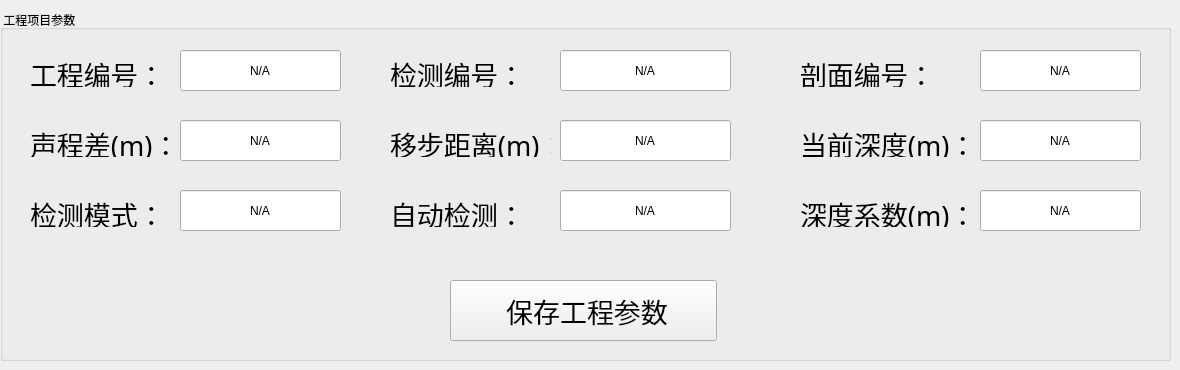
     <widget class="QWidget" name="tab">
      <attribute name="title">
       <string> 工程参数</string>
      </attribute>
      <widget class="QGroupBox" name="groupBox_4">
       <property name="geometry">
        <rect>
         <x>0</x>
         <y>10</y>
         <width>1171</width>
         <height>351</height>
        </rect>
       </property>
       <property name="layoutDirection">
        <enum>Qt::LeftToRight</enum>
       </property>
       <property name="title">
        <string> 工程项目参数</string>
       </property>
       <widget class="QPushButton" name="pbtSaveIP_2">
        <property name="geometry">
         <rect>
          <x>450</x>
          <y>270</y>
          <width>267</width>
          <height>61</height>
         </rect>
        </property>
        <property name="minimumSize">
         <size>
          <width>0</width>
          <height>40</height>
         </size>
        </property>
        <property name="font">
         <font>
          <family>SimSun-ExtB</family>
          <pointsize>20</pointsize>
         </font>
        </property>
        <property name="text">
         <string> 保存工程参数</string>
        </property>
       </widget>
       <widget class="QLineEdit" name="LineEditListening_Port_2">
        <property name="geometry">
         <rect>
          <x>180</x>
          <y>40</y>
          <width>161</width>
          <height>41</height>
         </rect>
        </property>
        <property name="text">
         <string>N/A</string>
        </property>
        <property name="alignment">
         <set>Qt::AlignCenter</set>
        </property>
       </widget>
       <widget class="QLabel" name="label_9">
        <property name="geometry">
         <rect>
          <x>390</x>
          <y>50</y>
          <width>141</width>
          <height>27</height>
         </rect>
        </property>
        <property name="minimumSize">
         <size>
          <width>0</width>
          <height>0</height>
         </size>
        </property>
        <property name="font">
         <font>
          <family>SimSun-ExtB</family>
          <pointsize>20</pointsize>
         </font>
        </property>
        <property name="text">
         <string>检测编号：</string>
        </property>
       </widget>
       <widget class="QLabel" name="label_10">
        <property name="geometry">
         <rect>
          <x>30</x>
          <y>50</y>
          <width>141</width>
          <height>27</height>
         </rect>
        </property>
        <property name="minimumSize">
         <size>
          <width>0</width>
          <height>0</height>
         </size>
        </property>
        <property name="font">
         <font>
          <family>SimSun-ExtB</family>
          <pointsize>20</pointsize>
         </font>
        </property>
        <property name="text">
         <string>工程编号：</string>
        </property>
       </widget>
       <widget class="QLineEdit" name="LineEditListening_Port_3">
        <property name="geometry">
         <rect>
          <x>560</x>
          <y>40</y>
          <width>171</width>
          <height>41</height>
         </rect>
        </property>
        <property name="text">
         <string>N/A</string>
        </property>
        <property name="alignment">
         <set>Qt::AlignCenter</set>
        </property>
       </widget>
       <widget class="QLabel" name="label_11">
        <property name="geometry">
         <rect>
          <x>800</x>
          <y>50</y>
          <width>141</width>
          <height>27</height>
         </rect>
        </property>
        <property name="minimumSize">
         <size>
          <width>0</width>
          <height>0</height>
         </size>
        </property>
        <property name="font">
         <font>
          <family>SimSun-ExtB</family>
          <pointsize>20</pointsize>
         </font>
        </property>
        <property name="text">
         <string>剖面编号：</string>
        </property>
       </widget>
       <widget class="QLineEdit" name="LineEditListening_Port_4">
        <property name="geometry">
         <rect>
          <x>980</x>
          <y>40</y>
          <width>161</width>
          <height>41</height>
         </rect>
        </property>
        <property name="text">
         <string>N/A</string>
        </property>
        <property name="alignment">
         <set>Qt::AlignCenter</set>
        </property>
       </widget>
       <widget class="QLineEdit" name="LineEditListening_Port_5">
        <property name="geometry">
         <rect>
          <x>980</x>
          <y>110</y>
          <width>161</width>
          <height>41</height>
         </rect>
        </property>
        <property name="text">
         <string>N/A</string>
        </property>
        <property name="alignment">
         <set>Qt::AlignCenter</set>
        </property>
       </widget>
       <widget class="QLabel" name="label_12">
        <property name="geometry">
         <rect>
          <x>800</x>
          <y>120</y>
          <width>171</width>
          <height>27</height>
         </rect>
        </property>
        <property name="minimumSize">
         <size>
          <width>0</width>
          <height>0</height>
         </size>
        </property>
        <property name="font">
         <font>
          <family>SimSun-ExtB</family>
          <pointsize>20</pointsize>
         </font>
        </property>
        <property name="text">
         <string>当前深度(m)：</string>
        </property>
       </widget>
       <widget class="QLineEdit" name="LineEditListening_Port_6">
        <property name="geometry">
         <rect>
          <x>180</x>
          <y>110</y>
          <width>161</width>
          <height>41</height>
         </rect>
        </property>
        <property name="text">
         <string>N/A</string>
        </property>
        <property name="alignment">
         <set>Qt::AlignCenter</set>
        </property>
       </widget>
       <widget class="QLabel" name="label_15">
        <property name="geometry">
         <rect>
          <x>390</x>
          <y>120</y>
          <width>161</width>
          <height>27</height>
         </rect>
        </property>
        <property name="minimumSize">
         <size>
          <width>0</width>
          <height>0</height>
         </size>
        </property>
        <property name="font">
         <font>
          <family>SimSun-ExtB</family>
          <pointsize>20</pointsize>
         </font>
        </property>
        <property name="text">
         <string>移步距离(m)：</string>
        </property>
       </widget>
       <widget class="QLineEdit" name="LineEditListening_Port_7">
        <property name="geometry">
         <rect>
          <x>560</x>
          <y>110</y>
          <width>171</width>
          <height>41</height>
         </rect>
        </property>
        <property name="text">
         <string>N/A</string>
        </property>
        <property name="alignment">
         <set>Qt::AlignCenter</set>
        </property>
       </widget>
       <widget class="QLabel" name="label_18">
        <property name="geometry">
         <rect>
          <x>30</x>
          <y>120</y>
          <width>141</width>
          <height>27</height>
         </rect>
        </property>
        <property name="minimumSize">
         <size>
          <width>0</width>
          <height>0</height>
         </size>
        </property>
        <property name="font">
         <font>
          <family>SimSun-ExtB</family>
          <pointsize>20</pointsize>
         </font>
        </property>
        <property name="text">
         <string>声程差(m)：</string>
        </property>
       </widget>
       <widget class="QLabel" name="label_20">
        <property name="geometry">
         <rect>
          <x>800</x>
          <y>190</y>
          <width>171</width>
          <height>27</height>
         </rect>
        </property>
        <property name="minimumSize">
         <size>
          <width>0</width>
          <height>0</height>
         </size>
        </property>
        <property name="font">
         <font>
          <family>SimSun-ExtB</family>
          <pointsize>20</pointsize>
         </font>
        </property>
        <property name="text">
         <string>深度系数(m)：</string>
        </property>
       </widget>
       <widget class="QLineEdit" name="LineEditListening_Port_8">
        <property name="geometry">
         <rect>
          <x>560</x>
          <y>180</y>
          <width>171</width>
          <height>41</height>
         </rect>
        </property>
        <property name="text">
         <string>N/A</string>
        </property>
        <property name="alignment">
         <set>Qt::AlignCenter</set>
        </property>
       </widget>
       <widget class="QLineEdit" name="LineEditListening_Port_9">
        <property name="geometry">
         <rect>
          <x>180</x>
          <y>180</y>
          <width>161</width>
          <height>41</height>
         </rect>
        </property>
        <property name="text">
         <string>N/A</string>
        </property>
        <property name="alignment">
         <set>Qt::AlignCenter</set>
        </property>
       </widget>
       <widget class="QLabel" name="label_21">
        <property name="geometry">
         <rect>
          <x>390</x>
          <y>190</y>
          <width>131</width>
          <height>27</height>
         </rect>
        </property>
        <property name="minimumSize">
         <size>
          <width>0</width>
          <height>0</height>
         </size>
        </property>
        <property name="font">
         <font>
          <family>SimSun-ExtB</family>
          <pointsize>20</pointsize>
         </font>
        </property>
        <property name="text">
         <string>自动检测：</string>
        </property>
       </widget>
       <widget class="QLineEdit" name="LineEditListening_Port_10">
        <property name="geometry">
         <rect>
          <x>980</x>
          <y>180</y>
          <width>161</width>
          <height>41</height>
         </rect>
        </property>
        <property name="text">
         <string>N/A</string>
        </property>
        <property name="alignment">
         <set>Qt::AlignCenter</set>
        </property>
       </widget>
       <widget class="QLabel" name="label_22">
        <property name="geometry">
         <rect>
          <x>30</x>
          <y>190</y>
          <width>141</width>
          <height>27</height>
         </rect>
        </property>
        <property name="minimumSize">
         <size>
          <width>0</width>
          <height>0</height>
         </size>
        </property>
        <property name="font">
         <font>
          <family>SimSun-ExtB</family>
          <pointsize>20</pointsize>
         </font>
        </property>
        <property name="text">
         <string>检测模式：</string>
        </property>
       </widget>
      </widget>
     </widget>
